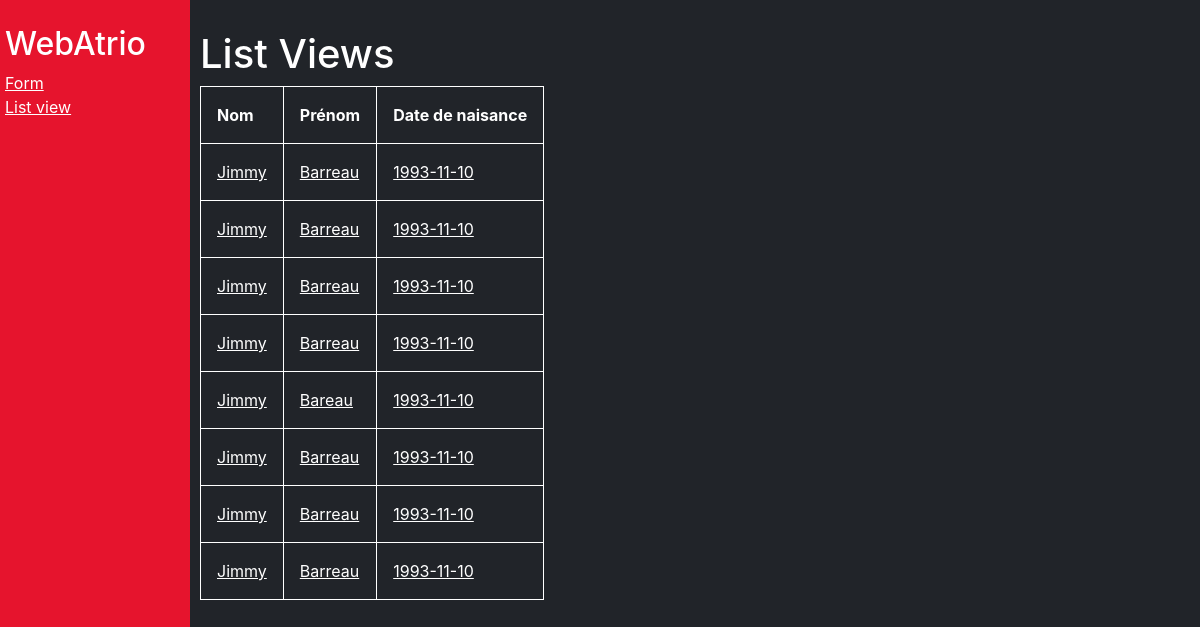
Page /listView on the committed database.
### webApp/models.py (models this page shows, shortened)
class Person(models.Model):
    firstname = models.CharField(max_length=100)
    lastname = models.CharField(max_length=100)
    birth_date = models.DateField()

### webApp/views.py (the view)
# urls.py: path("listView", views.IndexView.as_view(), name="index"),
class IndexView(generic.ListView):
    model = models.Person
    template_name = 'webApp/list_view.html'
    context_object_name = 'all_persons'

### webApp/templates/webApp/list_view.html (shortened to what this page needs)
{% extends './layout.html' %}
{% block body %}
    <h1>List Views</h1>
        <table>
            <thead>
                <tr>
                    <th>Nom</th>
                    <th>Prénom</th>
                    <th>Date de naisance</th>
                </tr>
            </thead>
            <tbody>
                {% for person in object_list %}
                <tr>
                    <td><a href="">{{ person.firstname | title}}</a></td>
                    <td><a href="">{{ person.lastname | title}}</a></td>
                    <td><a href="">{{ person.birth_date | title}}</a></td>
                </tr>
                {% endfor %}
            </tbody>
        </table>
{% endblock %}

### webApp/templates/webApp/layout.html (shortened to what this page needs)
{% load static %}
<!DOCTYPE html>
<html lang="en">
    <head>
        <link rel="stylesheet" href="https://stackpath.bootstrapcdn.com/bootstrap/4.4.1/css/bootstrap.min.css">
        <link href="{% static 'webApp/styles.css' %}" rel="stylesheet">
    </head>
    <body>
        <div class="row">
            <div class="sidebar col-lg-2 col-md-3">
                <h2>WebAtrio</h2>
                <div>
                    <a href="{% url 'webApp:add_person' %}">Form</a>
                </div>
                <div>
                    <a href="{% url 'webApp:index' %}">List view</a>
                </div>
            </div>
            <div class="main col-lg-10 col-md-9">
                {% block body %}
                {% endblock %}
            </div>
        </div>
    </body>
</html>

### webApp/static/webApp/styles.css (style rules this page uses)
body { margin: 0; background-color: #212429; color: #FFF; }
h1 { margin-top: 0px; padding-top: 20px; }
a { color: white; text-decoration: underline; }
td, tr, th { padding: 1rem; border: 1px solid white; }
.main { padding: 10px; }
.sidebar { background-color: #E6142D; height: 100vh; padding: 20px; }
.sidebar h2 { margin-top: 5px; }

### rows in the picture
Person: firstname "Jimmy", lastname "Barreau", birth_date "1993-11-10"
Person: firstname "Jimmy", lastname "Barreau", birth_date "1993-11-10"
Person: firstname "Jimmy", lastname "Barreau", birth_date "1993-11-10"
Person: firstname "Jimmy", lastname "Barreau", birth_date "1993-11-10"
Person: firstname "Jimmy", lastname "Bareau", birth_date "1993-11-10"
Person: firstname "Jimmy", lastname "Barreau", birth_date "1993-11-10"
Person: firstname "Jimmy", lastname "Barreau", birth_date "1993-11-10"
Person: firstname "Jimmy", lastname "Barreau", birth_date "1993-11-10"
